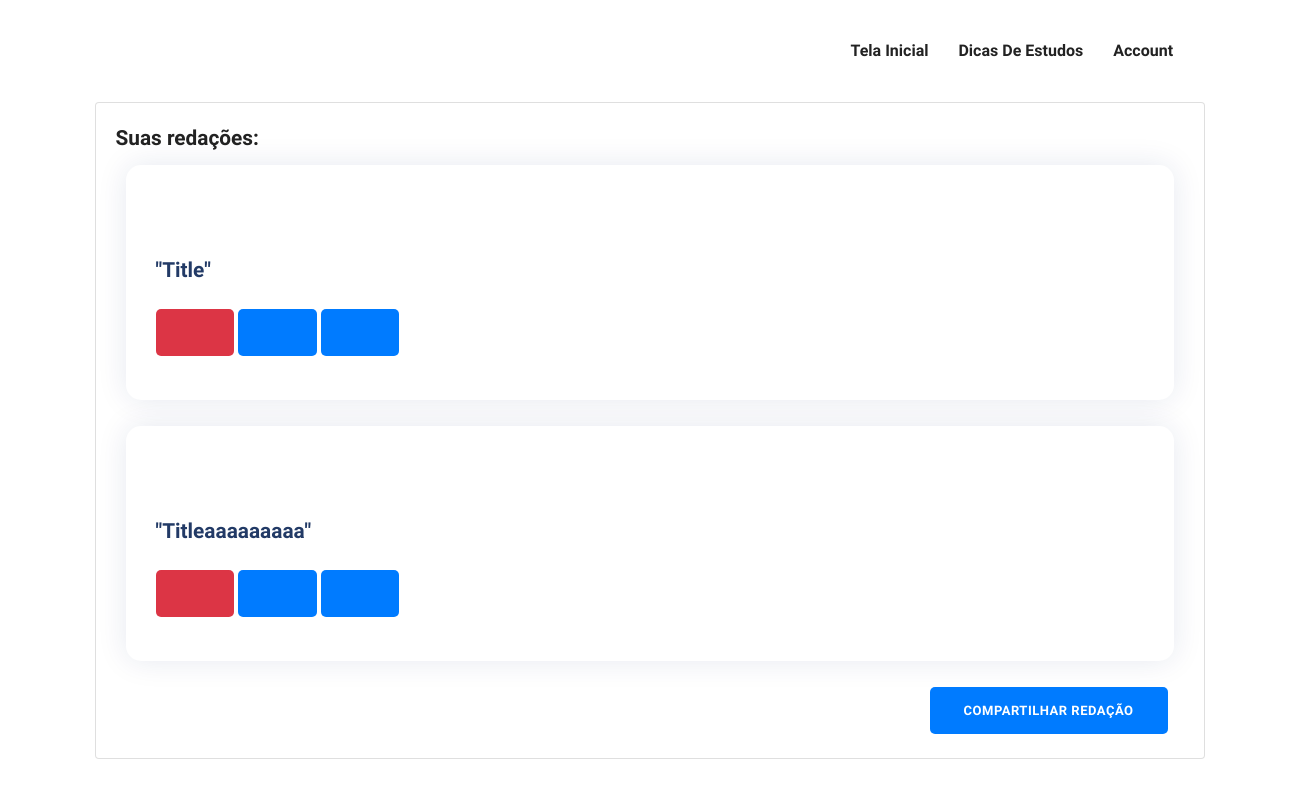
Before: /redif/listar/ with the older database file.
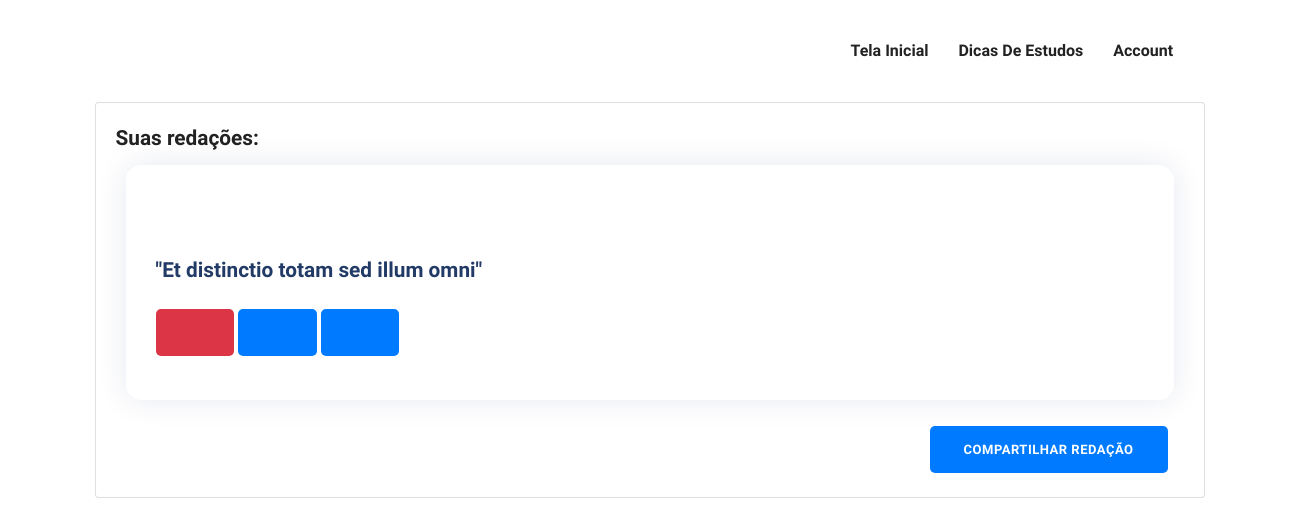
After: the same page with the newer database file.
### RedifApp/models.py (models this page shows)
class Redacao(models.Model):
    titulo = models.CharField(
        max_length = 45,
        blank = False,
        null = False,
        default = 'Title',
    )
    area = models.CharField(
        blank=False,
        null = False,
        max_length=45,
    )
    tema = models.CharField(
        blank=False,
        null = False,
        max_length=45,
        default= 'topic'
    )
    data_criacao = models.DateTimeField(
        blank=False,
        null = False,
        default= date.today,
    )
    conteudo = models.TextField(
        blank = False,
        null = False,
        max_length= 15000
    )
    comentario = models.CharField(
        max_length=45,
        blank= True,
        null= True,
        default=None
    )
    fk_autor = models.ForeignKey(
        User,
        on_delete=models.CASCADE,
    )

### RedifApp/views.py (the view)
# urls.py: path("listar/", views.listarRedacao, name='listarRedacao'),
def listarRedacao(request):
    Redacoes = Redacao.objects.all()
    context = {"Redacao": Redacoes}
    return render(request,'redacao/listar.html', context)

### templates/redacao/listar.html (shortened to what this page needs)
{% extends '-index.html' %}
{% load static %}
{%load static%}
{% block content %}
<div class="row">
    <div class="col-12">
        <div class="card">
            <div class="card-body">
                <h4 class="card-title">Suas redações: </h1>
                {% if Redacao %}
                {% for r in Redacao %}
                <div class="feature-item mb-5 mb-lg-0">
                    <div class="row">
                        <div class="col-sm-12">
                            <div class="feature-icon mb-4"><i class="icofont-file-text"></i>
                            <a href="/Redif/{{ r.id }}/"><h4 class="mb-3">"{{r.titulo}}"</h4></a></div>
                            <div class="row">
                                <div class="col-sm-6">
                                    <a href="/redif/deletar/{{ r.id }}">
                                        <button type="button" class="btn mb-1 btn-danger">
                                            <i class="icofont-bin"></i>
                                        </button>
                                    </a>
                                    <a href="/redif/editar/{{ r.id }}">
                                        <button type="button" class="btn mb-1 btn-primary">
                                            <span class="btn-icon-right"> <i class="icofont-edit"></i></span>
                                        </button>
                                    </a>
                                    <a href="/redif/detalhar/{{ r.id }}">
                                        <button type="button" class="btn mb-1 btn-primary">
                                            <span class="btn-icon-right"> <i class="icofont-external-link"></i></i></span>
                                        </button>
                                    </a>
                                </div>
                            </div>
                        </div>
                </div>
                </div>
                <br>
                {% endfor %}
                {% else %}
                <p>Não há redações, clique em compartilhar redações para adicioná-las</p>
                {% endif %}
                <div class="text-right mr-3">
                    <a href="/redif/criar/">
                        <button type="button" class="btn mb-1 btn-primary">
                            Compartilhar redação <span class="btn-icon-right"></span>
                        </button>
                    </a>
                </div>
            </div>
        </div>
    </div>
</div>
</div>
{% endblock %}

### templates/-index.html (shortened to what this page needs)
<!DOCTYPE html>
<html lang="zxx">
{% load static %}
{%load bootstrap%}
<head>
	<link rel="stylesheet" href="{% static 'plugins/bootstrap/css/bootstrap.min.css' %}">
	<link rel="stylesheet" href="{% static 'plugins/icofont/icofont.min.css' %}">
	<link rel="stylesheet" href="{% static 'plugins/slick-carousel/slick/slick.css' %}">
	<link rel="stylesheet" href="{% static 'plugins/slick-carousel/slick/slick-theme.css' %}">
	<link rel="stylesheet" href="{% static 'css/style.css' %}">
</head>
<body id="top">
	{% include '-nav.html' %}
		<div class="container">
			{%block content%}
			{% endblock %}
		<br>
</body>
</html>

### templates/-nav.html (shortened to what this page needs)
<!DOCTYPE html>
<html lang="en">
{%load bootstrap%}
{% load static %}
<head>
</head>
<body>
<header>
	<nav class="navbar navbar-expand-lg navigation" id="navbar">
		<div class="container">
		  <div class="collapse navbar-collapse" id="navbarmain">
			<ul class="navbar-nav ml-auto">
			  <li class="nav-item active">
				<a class="nav-link" href="/redif/listar/">Tela inicial</a>
			  </li>
			   <li class="nav-item"><a class="nav-link" href="">Dicas de Estudos</a></li>
			  	<li class="nav-item dropdown">
					<a class="nav-link dropdown-toggle" href="{% static 'doctor.html' %}" id="dropdown03" data-toggle="dropdown" aria-haspopup="true" aria-expanded="false">Account <i class="icofont-thin-down"></i></a>
			  	</li>
			</ul>
		  </div>
		</div>
	</nav>
</header>
</body>
</html>

### static/css/style.css (style rules this page uses)
html { overflow-x: hidden; }
body { line-height: 1.6; font-family: "Roboto", sans-serif; -webkit-font-smoothing: antialiased; font-size: 16px; color: #6F8BA4; font-weight: 400; }
h1, .h1, h2, .h2, h3, .h3, h4, .h4, h5, .h5, h6, .h6 { font-family: "Exo", sans-serif; font-weight: 700; color: #222; }
h4, .h4 { font-size: 1.3rem; line-height: 30px; }
.btn { display: inline-block; font-size: 14px; font-size: 0.8125rem; font-weight: 700; letter-spacing: .5px; padding: .75rem 2rem; font-family: "Exo", sans-serif; text-transform: uppercase; border-radius: 5px; border: 2px solid transparent; transition: all .35s ease; }
a { color: #222; text-decoration: none; transition: all .35s ease; }
#navbarmain { padding: 20px 0px; }
#navbarmain .nav-link { font-weight: 600; padding: 10px 15px; color: #222; font-family: "Exo", sans-serif; text-transform: capitalize; font-size: 16px; transition: all .25s ease; }
.dropdown-toggle::after { display: none; }
.feature-item { flex-basis: 33.33%; margin: 0px 10px; padding: 40px 30px; background-color: #fff; border-radius: 15px 15px 15px 15px; box-shadow: 0px 0px 30px 0px rgba(0, 42, 106, 0.1); }
.feature-item .feature-icon i { font-size: 50px; color: #223a66; }
.feature-item h4 { color: #223a66; }

Changed rows visible on the page:
removed Redacao: titulo "Title"
changed Redacao: titulo "Titleaaaaaaaaa" → "Et distinctio totam sed illum omni"
